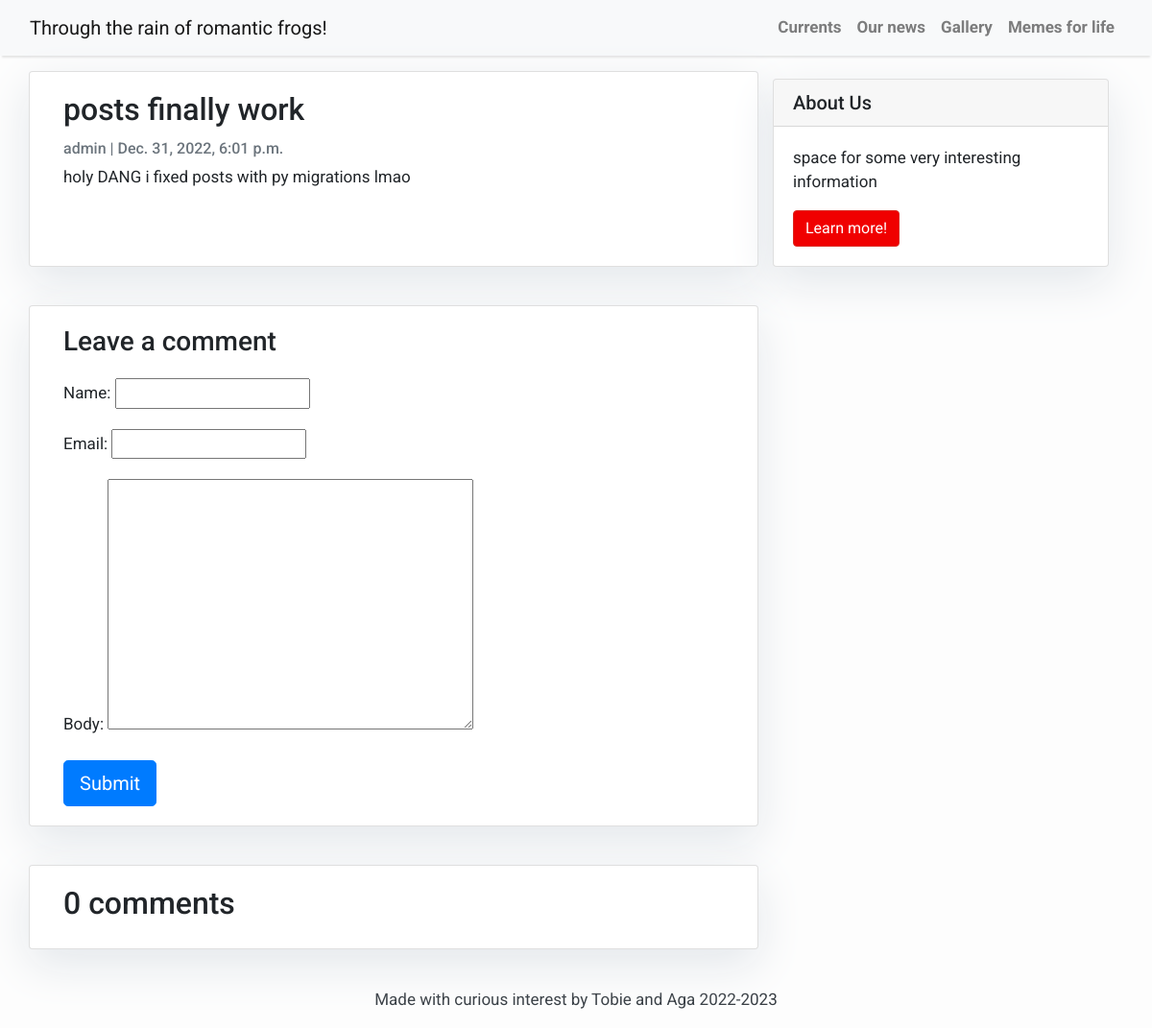
Page /posts-finally-work/ on the committed database.
### blog/models.py (models this page shows, shortened)
class Post(models.Model):
    title = models.CharField(max_length=200, unique=True)
    slug = models.SlugField(max_length=200, unique=True)
    author = models.ForeignKey(User, on_delete= models.CASCADE,related_name='blog_posts')
    updated_on = models.DateTimeField(auto_now= True)
    content = models.TextField()
    created_on = models.DateTimeField(auto_now_add=True)
    status = models.IntegerField(choices=STATUS, default=0)
    class Meta:
        ordering = ['-created_on']

### blog/views.py (the view)
# urls.py: path('<slug:slug>/', views.post_detail, name='post_detail'), #deleted the .as_view() part
def post_detail(request, slug):
    template_name = 'post_detail.html'
    post = get_object_or_404(Post, slug=slug)
    comments = post.comments.filter(active=True)
    new_comment = None
    if request.method == 'POST':
        comment_form = CommentForm(data=request.POST)
        if comment_form.is_valid():
            new_comment = comment_form.save(commit=False)
            new_comment.post = post
            new_comment.save()
    else:
        comment_form = CommentForm()
    return render(request, template_name, {'post': post,
                                           'comments': comments,
                                           'new_comment': new_comment,
                                           'comment_form': comment_form})

### blog/forms.py
class CommentForm(forms.ModelForm):
    class Meta:
        model = Comment
        fields = ('name', 'email', 'body')

### templates/post_detail.html (shortened to what this page needs)
{% extends 'base.html' %} {% block content %}
<div class="container">
  <div class="row">
            <div class="col-md-8 card mb-4  mt-3 left  top">
                <div class="card-body">
                    <h2 class="card-title">{{ post.title }}</h2>
                    <p class="card-text text-muted h6">{{ post.author }} | {{ post.created_on}} </p>
                    <p class="card-text">{{post.content}}</p>
                </div>
            </div>
    {% block sidebar %} {% include 'sidebar.html' %} {% endblock sidebar %}
    <div class="col-md-8 card mb-4  mt-3 ">
      <div class="card-body">
        {% if new_comment %}
        <div class="alert alert-success" role="alert">
          Your comment is awaiting moderation
        </div>
        {% else %}
        <h3>Leave a comment</h3>
        <form method="post" style="margin-top: 1.3em;">
          {{ comment_form.as_p }}
          <button type="submit" class="btn btn-primary  btn-lg">Submit</button>
        </form>
        {% endif %}
      </div>
    </div>
    <div class="col-md-8 card mb-4  mt-3 ">
      <div class="card-body">
        <h2>{{ comments.count }} comments</h2>
      </div>
    </div>
  </div>
</div>
{% endblock content %}

### templates/base.html (style rules this page uses)
body { font-family: "Roboto", sans-serif; font-size: 17px; background-color: #fdfdfd; }

### templates/sidebar.html (style rules this page uses)
.card { box-shadow: 0 16px 48px #E3E7EB; }

### rows in the picture
Post: title "posts finally work", author "admin", created_on "Dec. 31, 2022, 6:01 p.m.", content "holy DANG i fixed posts with py migrations lmao"

### other values in the picture
{{ comments.count }} "0"
